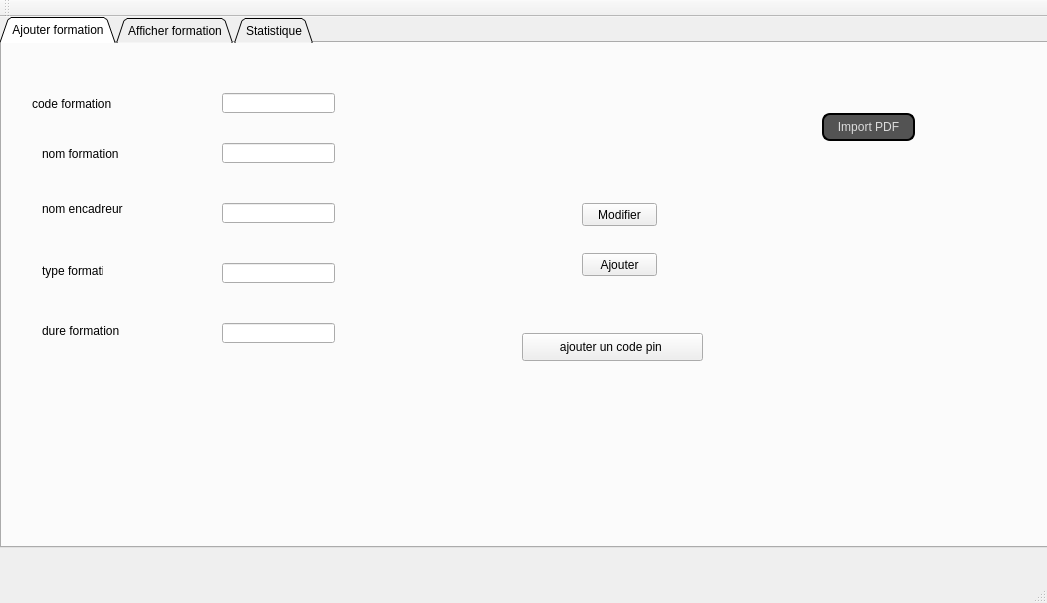
<?xml version="1.0" encoding="UTF-8"?>
<ui version="4.0">
 <class>MainWindow</class>
 <widget class="QMainWindow" name="MainWindow">
  <property name="geometry">
   <rect>
    <x>0</x>
    <y>0</y>
    <width>1047</width>
    <height>603</height>
   </rect>
  </property>
  <property name="windowTitle">
   <string>Gestion des Clients</string>
  </property>
  <widget class="QWidget" name="centralWidget">
   <widget class="QTabWidget" name="tabWidget">
    <property name="geometry">
     <rect>
      <x>0</x>
      <y>0</y>
      <width>1141</width>
      <height>531</height>
     </rect>
    </property>
    <property name="tabShape">
     <enum>QTabWidget::Triangular</enum>
    </property>
    <property name="currentIndex">
     <number>0</number>
    </property>
    <widget class="QWidget" name="tab_3">
     <attribute name="title">
      <string>Ajouter formation</string>
     </attribute>
     <widget class="QLabel" name="label_13">
      <property name="geometry">
       <rect>
        <x>40</x>
        <y>90</y>
        <width>131</width>
        <height>41</height>
       </rect>
      </property>
      <property name="text">
       <string>nom formation</string>
      </property>
     </widget>
     <widget class="QLabel" name="label_14">
      <property name="geometry">
       <rect>
        <x>30</x>
        <y>50</y>
        <width>131</width>
        <height>21</height>
       </rect>
      </property>
      <property name="text">
       <string>code formation</string>
      </property>
     </widget>
     <widget class="QLabel" name="label_15">
      <property name="geometry">
       <rect>
        <x>40</x>
        <y>150</y>
        <width>131</width>
        <height>31</height>
       </rect>
      </property>
      <property name="text">
       <string>nom encadreur</string>
      </property>
     </widget>
     <widget class="QLabel" name="label_16">
      <property name="geometry">
       <rect>
        <x>40</x>
        <y>220</y>
        <width>61</width>
        <height>16</height>
       </rect>
      </property>
      <property name="text">
       <string>type formation</string>
      </property>
     </widget>
     <widget class="QLabel" name="label_17">
      <property name="geometry">
       <rect>
        <x>40</x>
        <y>280</y>
        <width>141</width>
        <height>16</height>
       </rect>
      </property>
      <property name="text">
       <string>dure formation</string>
      </property>
     </widget>
     <widget class="QLineEdit" name="CODE_FORMATION">
      <property name="geometry">
       <rect>
        <x>220</x>
        <y>50</y>
        <width>113</width>
        <height>20</height>
       </rect>
      </property>
     </widget>
     <widget class="QLineEdit" name="NOM_FOR">
      <property name="geometry">
       <rect>
        <x>220</x>
        <y>100</y>
        <width>113</width>
        <height>20</height>
       </rect>
      </property>
     </widget>
     <widget class="QLineEdit" name="NOM_ENCADREUR">
      <property name="geometry">
       <rect>
        <x>220</x>
        <y>160</y>
        <width>113</width>
        <height>20</height>
       </rect>
      </property>
     </widget>
     <widget class="QLineEdit" name="TYPE_FOR">
      <property name="geometry">
       <rect>
        <x>220</x>
        <y>220</y>
        <width>113</width>
        <height>20</height>
       </rect>
      </property>
     </widget>
     <widget class="QLineEdit" name="DURE_FOR">
      <property name="geometry">
       <rect>
        <x>220</x>
        <y>280</y>
        <width>113</width>
        <height>20</height>
       </rect>
      </property>
     </widget>
     <widget class="QPushButton" name="pushButtonAjouter">
      <property name="geometry">
       <rect>
        <x>580</x>
        <y>210</y>
        <width>75</width>
        <height>23</height>
       </rect>
      </property>
      <property name="text">
       <string>Ajouter</string>
      </property>
     </widget>
     <widget class="QPushButton" name="Mod_2">
      <property name="geometry">
       <rect>
        <x>580</x>
        <y>160</y>
        <width>75</width>
        <height>23</height>
       </rect>
      </property>
      <property name="text">
       <string>Modifier</string>
      </property>
     </widget>
     <widget class="QPushButton" name="rechercher_button_2">
      <property name="geometry">
       <rect>
        <x>520</x>
        <y>290</y>
        <width>181</width>
        <height>28</height>
       </rect>
      </property>
      <property name="text">
       <string>ajouter un code pin </string>
      </property>
     </widget>
     <widget class="QPushButton" name="ImportPDF">
      <property name="geometry">
       <rect>
        <x>820</x>
        <y>70</y>
        <width>93</width>
        <height>28</height>
       </rect>
      </property>
      <property name="styleSheet">
       <string notr="true">QPushButton {
color: #dcdcdc;
background:#535353;
border: none;
font-size:12px;
font-family:Arial, Helvetica, sans-serif;
border: 2px solid ;
border-radius: 8px;
}
QPushButton:hover {
color:#fff;
	background-color: rgb(0, 0, 127);
border: none;
}
</string>
      </property>
      <property name="text">
       <string>Import PDF</string>
      </property>
     </widget>
    </widget>
    <widget class="QWidget" name="tab_4">
     <attribute name="title">
      <string>Afficher formation</string>
     </attribute>
     <widget class="QTableView" name="tab_for">
      <property name="geometry">
       <rect>
        <x>10</x>
        <y>30</y>
        <width>761</width>
        <height>271</height>
       </rect>
      </property>
     </widget>
     <widget class="QLabel" name="label_18">
      <property name="geometry">
       <rect>
        <x>60</x>
        <y>390</y>
        <width>111</width>
        <height>20</height>
       </rect>
      </property>
      <property name="text">
       <string>code formation</string>
      </property>
     </widget>
     <widget class="QLineEdit" name="code_supp">
      <property name="geometry">
       <rect>
        <x>180</x>
        <y>390</y>
        <width>113</width>
        <height>22</height>
       </rect>
      </property>
     </widget>
     <widget class="QPushButton" name="supp">
      <property name="geometry">
       <rect>
        <x>410</x>
        <y>400</y>
        <width>93</width>
        <height>28</height>
       </rect>
      </property>
      <property name="text">
       <string>Supprimer</string>
      </property>
     </widget>
     <widget class="QPushButton" name="Mod_4">
      <property name="geometry">
       <rect>
        <x>410</x>
        <y>360</y>
        <width>93</width>
        <height>28</height>
       </rect>
      </property>
      <property name="text">
       <string>Modifier</string>
      </property>
     </widget>
     <widget class="QPushButton" name="rechercher_button">
      <property name="geometry">
       <rect>
        <x>410</x>
        <y>440</y>
        <width>93</width>
        <height>28</height>
       </rect>
      </property>
      <property name="text">
       <string>Rechercher</string>
      </property>
     </widget>
     <widget class="QPushButton" name="qrcodegen">
      <property name="geometry">
       <rect>
        <x>830</x>
        <y>260</y>
        <width>200</width>
        <height>28</height>
       </rect>
      </property>
      <property name="styleSheet">
       <string notr="true"/>
      </property>
      <property name="text">
       <string>Générer QR Code</string>
      </property>
     </widget>
     <widget class="QLabel" name="qrcodecommande">
      <property name="enabled">
       <bool>true</bool>
      </property>
      <property name="geometry">
       <rect>
        <x>830</x>
        <y>60</y>
        <width>200</width>
        <height>200</height>
       </rect>
      </property>
      <property name="sizePolicy">
       <sizepolicy hsizetype="Fixed" vsizetype="Fixed">
        <horstretch>0</horstretch>
        <verstretch>0</verstretch>
       </sizepolicy>
      </property>
      <property name="minimumSize">
       <size>
        <width>200</width>
        <height>200</height>
       </size>
      </property>
      <property name="maximumSize">
       <size>
        <width>200</width>
        <height>200</height>
       </size>
      </property>
      <property name="text">
       <string/>
      </property>
     </widget>
     <widget class="QGroupBox" name="groupBox">
      <property name="geometry">
       <rect>
        <x>810</x>
        <y>350</y>
        <width>191</width>
        <height>111</height>
       </rect>
      </property>
      <property name="title">
       <string>Trier  NOM par ordre:</string>
      </property>
      <widget class="QRadioButton" name="radioButton_croissant">
       <property name="geometry">
        <rect>
         <x>10</x>
         <y>40</y>
         <width>161</width>
         <height>20</height>
        </rect>
       </property>
       <property name="text">
        <string>Alphabétique Croissant</string>
       </property>
      </widget>
      <widget class="QRadioButton" name="radioButton_dcroissant">
       <property name="geometry">
        <rect>
         <x>10</x>
         <y>80</y>
         <width>171</width>
         <height>20</height>
        </rect>
       </property>
       <property name="text">
        <string>Alphabétique Décroissant</string>
       </property>
      </widget>
     </widget>
     <widget class="QPushButton" name="rechercher_button_22">
      <property name="geometry">
       <rect>
        <x>110</x>
        <y>440</y>
        <width>181</width>
        <height>28</height>
       </rect>
      </property>
      <property name="text">
       <string>ajouter un code pin </string>
      </property>
     </widget>
    </widget>
    <widget class="QWidget" name="tab">
     <attribute name="title">
      <string>Statistique</string>
     </attribute>
     <widget class="QPushButton" name="statsmed">
      <property name="geometry">
       <rect>
        <x>770</x>
        <y>430</y>
        <width>181</width>
        <height>28</height>
       </rect>
      </property>
      <property name="text">
       <string>Appliquer la statistique</string>
      </property>
     </widget>
    </widget>
   </widget>
  </widget>
  <widget class="QMenuBar" name="menuBar">
   <property name="geometry">
    <rect>
     <x>0</x>
     <y>0</y>
     <width>1047</width>
     <height>26</height>
    </rect>
   </property>
  </widget>
  <widget class="QToolBar" name="mainToolBar">
   <attribute name="toolBarArea">
    <enum>TopToolBarArea</enum>
   </attribute>
   <attribute name="toolBarBreak">
    <bool>false</bool>
   </attribute>
  </widget>
  <widget class="QStatusBar" name="statusBar"/>
 </widget>
 <layoutdefault spacing="6" margin="11"/>
 <resources/>
 <connections/>
</ui>
